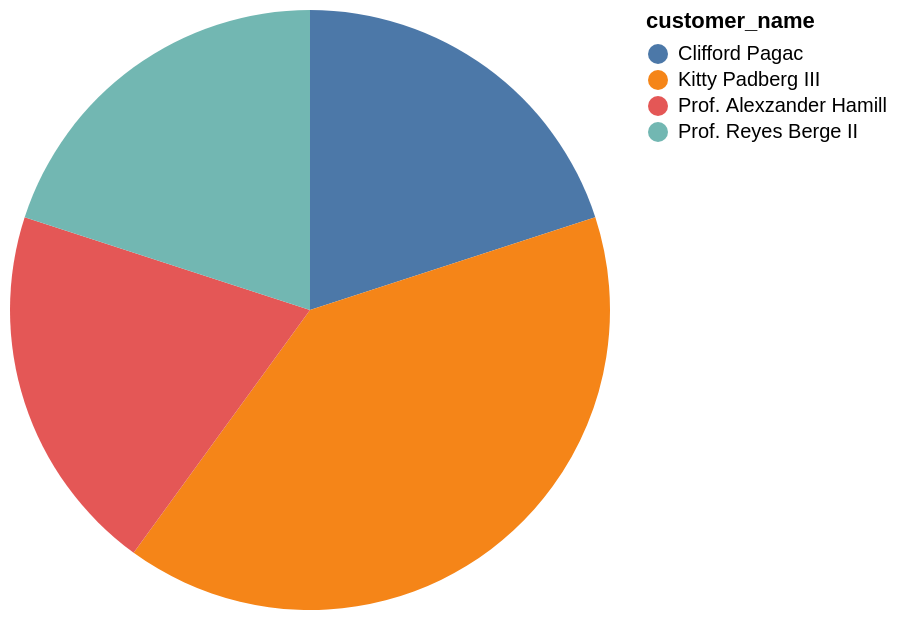

This figure's Vega-Lite source:
### Vega-Lite specification from a JSON file in a GitHub repository (floating-point values rounded to 4 significant figures)
{"data": {"values": [{"x_data": "Clifford Pagac", "y_data": 1}, {"x_data": "Kitty Padberg III", "y_data": 2}, {"x_data": "Prof. Alexzander Hamill", "y_data": 1}, {"x_data": "Prof. Reyes Berge II", "y_data": 1}]}, "mark": "arc", "encoding": {"theta": {"field": "y_data", "type": "quantitative", "title": "COUNT(customer_name)"}, "color": {"field": "x_data", "type": "nominal", "title": "customer_name"}}}
